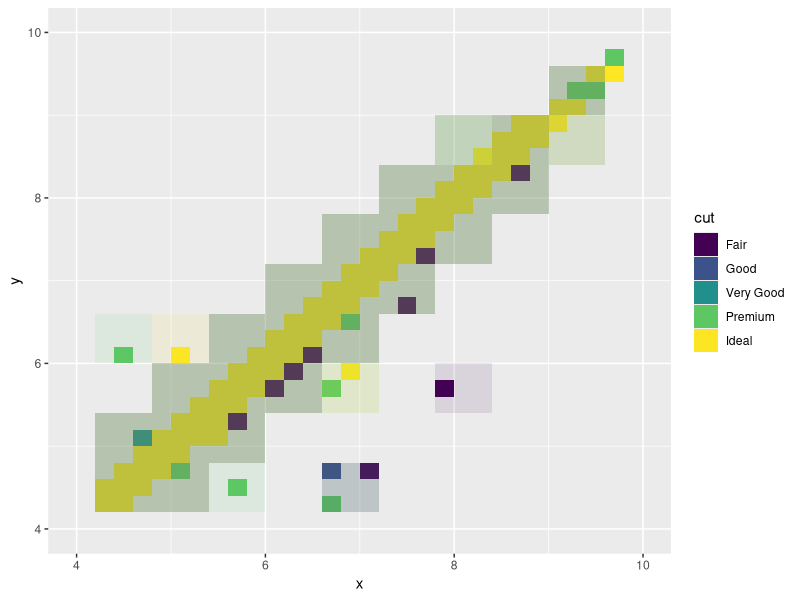
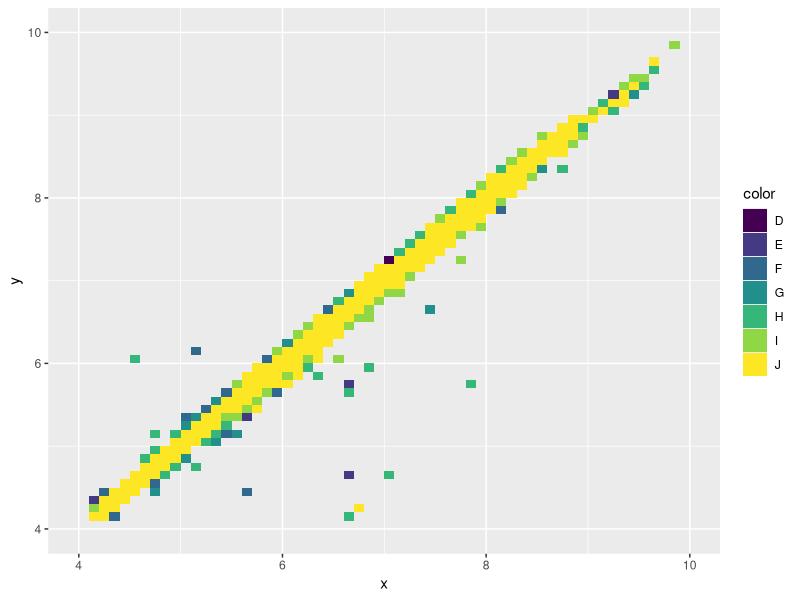

Write the R code that produced these figures, in order.
## ---- chunk 1
library(ggplot2)
## ---- chunk 2
d <- ggplot(diamonds, aes(x, y,fill = cut)) + xlim(4, 10) + ylim(4, 10)
d + geom_bin2d(geom = "tile",stat = "bin2d",position = "identity") + geom_bin2d(bins = 10, alpha = 0.1)

d2 <- ggplot(diamonds, aes(x, y,fill = color)) + xlim(4, 10) + ylim(4, 10)
d2 + geom_bin2d(binwidth = c(0.1, 0.1),drop = TRUE)
